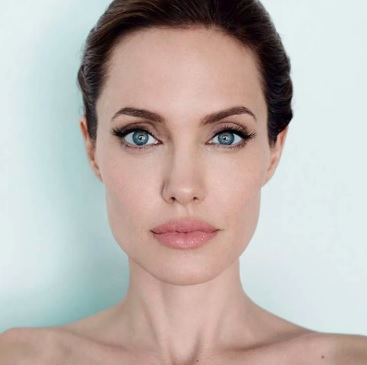
#> input picture aula2/img/angelina.jpg, 367 x 365 px; its folder holds only this picture in this run
$ python erosaoart.py
#> lines starting #> are read from the running program, lines starting #| are printed output that depends on the picture
#> the answer given: 1
import cv2
import os
import numpy as np

def carregar_imagens_pasta(pasta):
    '''
    argumento = nome da pasta
    ex: carregar_imagens_pasta('img/')
    '''
#> called with pasta = 'img'
    imagens = []
    for nomearq in os.listdir(pasta):
        img = cv2.imread(os.path.join(pasta,nomearq))
#> img is the input picture: shape (365, 367, 3); mean B, G, R 175.9, 180.7, 189.8
        if img is not None:
            imagens.append(img)
    return imagens

escolha = int(input('1 para olhos e 2 para face'))
if escolha == 1:
    classificador="haarcascade_eye_tree_eyeglasses.xml" # olhos
else:
    classificador="haarcascade_frontalface_default.xml" # face

face = cv2.CascadeClassifier(classificador)
imgs = carregar_imagens_pasta('img')
#> imgs = 1 item
contador = 0

for imagem in imgs:
    cinza=cv2.cvtColor(imagem,cv2.COLOR_BGR2GRAY)

    faces = face.detectMultiScale(cinza,scaleFactor=1.1,minNeighbors=5, minSize=(30,30)) # mínimo tamanho do objeto

    # Desenhando um retângulo na area identificada


    # Criando um elemento para a dilatação
    elem=np.ones((3,3),np.uint8)
    # Implementando a dilatação/erosao
    for iteration in (1,5,10):
        dilatacao =cv2.dilate(imagem,elem,iterations=iteration)
        for (x, y, w, h) in faces:
            cv2.rectangle(dilatacao, (x, y), (x+w, y+h), (0, 255, 210), 2)
            if escolha == 1:
                #para cada imagem exibir a distancia entre os olhos
                olho1 = faces[0][0]
                olho2 = faces[1][0]
                distancia = abs(olho2 - olho1)
                cv2.putText(dilatacao, f'{distancia:.0f}', (x, y), cv2.FONT_HERSHEY_SIMPLEX, 0.5, (0,0,255),2)
            else:
                #para cada imagem exibir o valor da diagonal
                diagonal = (w**2 + h **2)**0.5
                cv2.putText(dilatacao, f'{diagonal:.0f}', (x, y), cv2.FONT_HERSHEY_SIMPLEX, 0.5, (0,0,255),2)
        cv2.imwrite(f"img_output/dilatacao{contador}-{iteration}.png", dilatacao)
        # cv2.imshow(f"Dilatacao iterations={iteration}", dilatacao)
        # cv2.waitKey()


        erosao=cv2.erode(imagem,elem,iterations=iteration)
        for (x, y, w, h) in faces:
            cv2.rectangle(erosao, (x, y), (x+w, y+h), (0, 255, 210), 2)
            if escolha == 1:
                #para cada imagem exibir a distancia entre os olhos
                olho1 = faces[0][0]
                olho2 = faces[1][0]
                distancia = abs(olho2 - olho1)
                cv2.putText(erosao, f'{distancia:.0f}', (x, y), cv2.FONT_HERSHEY_SIMPLEX, 0.5, (0,0,255),2)
            else:
                #para cada imagem exibir o valor da diagonal
                diagonal = (w**2 + h **2)**0.5
                cv2.putText(erosao, f'{diagonal:.0f}', (x, y), cv2.FONT_HERSHEY_SIMPLEX, 0.5, (0,0,255),2)
        cv2.imwrite(f"img_output/erosao{contador}-{iteration}.png", erosao)
        # cv2.imshow(f"Erosao iterations={iteration}", erosao)
        # cv2.waitKey()

    contador += 1
#> this loop made 1 pass
#> (faces, elem, contador) on pass 1: ([[112, 111, 50, 50], [203, 113, 49, 49]], [[1, 1, 1], [1, 1, 1], [1, 1, 1]], 1)
#> pass 1, `cinza=cv2.cvtColor(imagem,cv2.COLOR_BGR2GRAY)`:
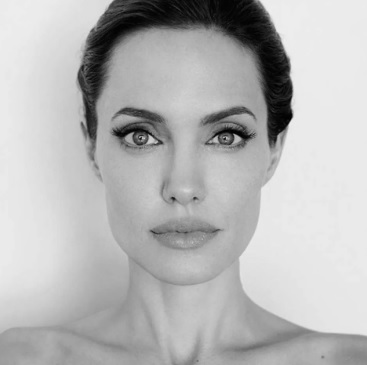
#> cinza: shape (365, 367); min 0, max 239, mean 182.8
#> pass 1, `cv2.imwrite(f"img_output/dilatacao{contador}-{iteration}.png", dilatac..`:
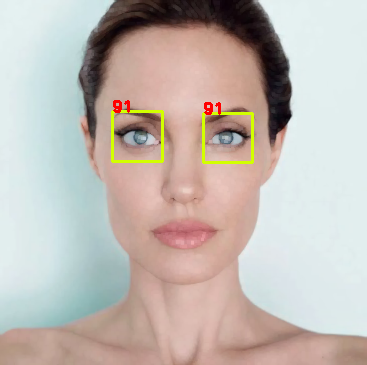
#> saved as dilatacao0-1.png: shape (365, 367, 3); mean B, G, R 178.7, 185.4, 194.2
#> pass 1, `cv2.imwrite(f"img_output/erosao{contador}-{iteration}.png", erosao)`:
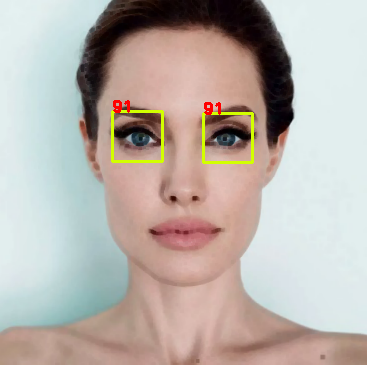
#> saved as erosao0-1.png: shape (365, 367, 3); mean B, G, R 170.3, 177.2, 186
#> pass 1, `cv2.imwrite(f"img_output/dilatacao{contador}-{iteration}.png", dilatac..`:
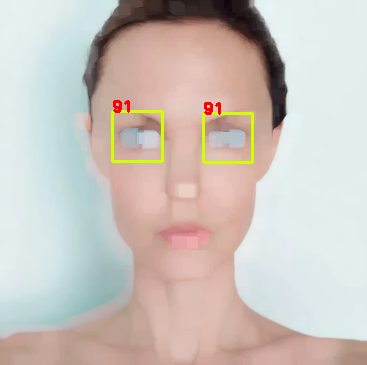
#> saved as dilatacao0-5.png: shape (365, 367, 3); mean B, G, R 189.1, 195.5, 203.8
#> after the loop:
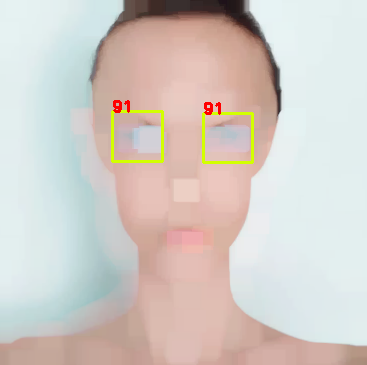
#> dilatacao: shape (365, 367, 3); mean B, G, R 198, 203.9, 211.6
#> after the loop:
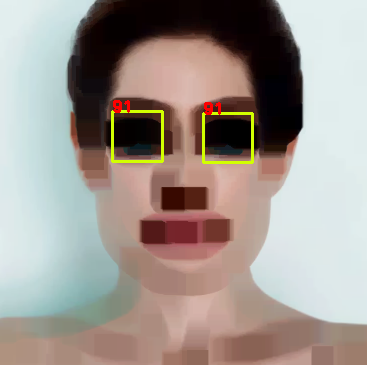
#> erosao: shape (365, 367, 3); mean B, G, R 143.2, 150.2, 159.6
#> after the loop, contador = 1

$ run again, on aula2/img/murphy.jpg
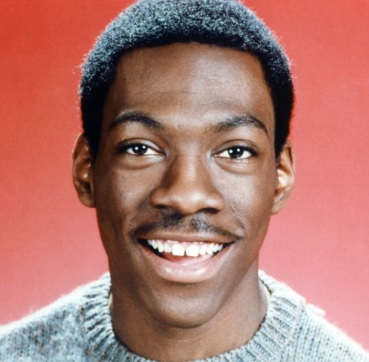
#> input picture aula2/img/murphy.jpg, 369 x 362 px
#> in carregar_imagens_pasta, img is the input picture: shape (362, 369, 3); mean B, G, R 113, 120.3, 175.9
#> imgs = 1 item
#> the loop `for imagem in imgs:` made 1 pass
#> (faces, elem, contador) on pass 1: ([[210, 128, 50, 50], [112, 124, 52, 52]], [[1, 1, 1], [1, 1, 1], [1, 1, 1]], 1)
#> pass 1, `cinza=cv2.cvtColor(imagem,cv2.COLOR_BGR2GRAY)`:
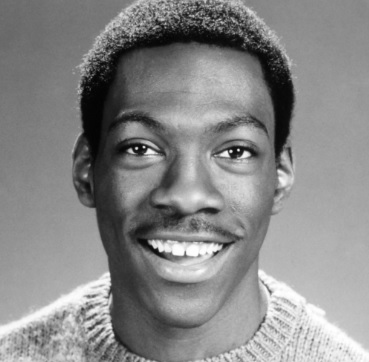
#> cinza: shape (362, 369); min 2, max 255, mean 136.1
#> after the loop `for imagem in imgs:`:
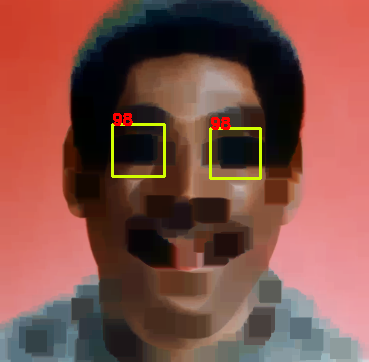
#> erosao: shape (362, 369, 3); mean B, G, R 70.7, 79.9, 129.4
#> after the loop `for imagem in imgs:`: contador = 1
